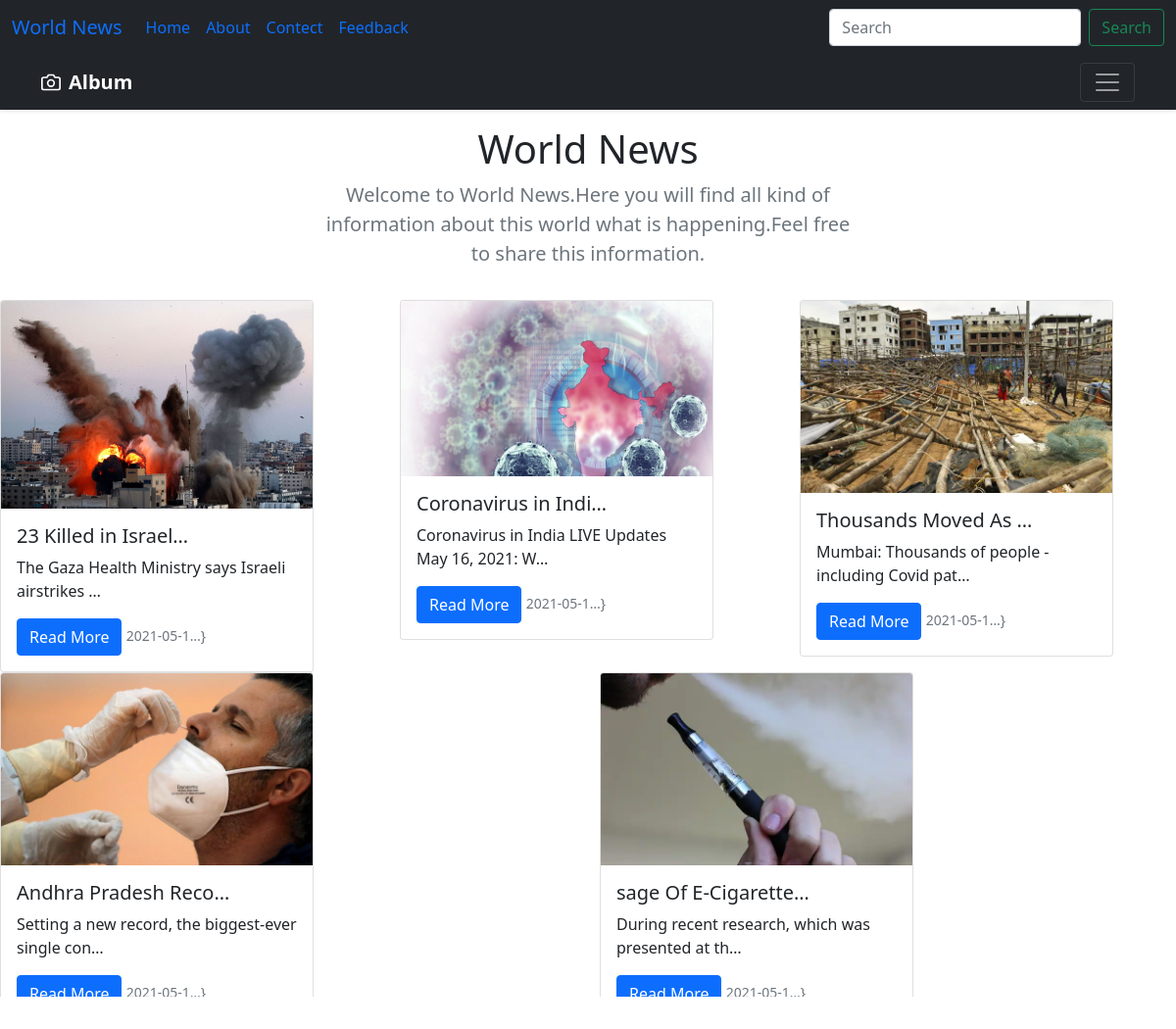
/home/, run on the app's committed database.
### blog1/models.py (models this page shows, shortened)
class post(models.Model):
    title = models.CharField(max_length=500)
    content = models.TextField(max_length=100000000)
    slug = models.SlugField(max_length=50)
    author = models.CharField(max_length=20)
    image = models.ImageField(upload_to='image/')
    timestamp = models.DateTimeField( blank=True)

### blog1/views.py (the view)
# urls.py: 2. Add a URL to urlpatterns:  path('', views.home, name='home')
def home(request):
    allpost = post.objects.all()
    context = {'allpost': allpost}
    return render(request, 'blog/home.html', context)

### template/blog/home.html (shortened to what this page needs)
{% extends 'blog/basic.html' %}
{% block body %}
<header>
  <div class="navbar navbar-dark bg-dark shadow-sm">
    <div class="container">
      <a href="/about" class="navbar-brand d-flex align-items-center">
        <strong>Album</strong>
      </a>
      <button class="navbar-toggler" type="button" data-bs-toggle="collapse" data-bs-target="#navbarHeader" aria-controls="navbarHeader" aria-expanded="false" aria-label="Toggle navigation">
        <span class="navbar-toggler-icon"></span>
      </button>
    </div>
  </div>
</header>
  <section class="text-center container">
    <div class="row py-lg-3">
      <div class="col-lg-6 col-md-8 mx-auto">
        <h1 class="fw-light">World News</h1>
        <p class="lead text-muted">Welcome to World News.Here you will find all kind of information about this world what is happening.Feel free to share this information. </p>
      </div>
    </div>
  </section>
<div class="row">
  {% for post in allpost %}
    <div class="col-sm">
      <div class="card" style="width: 20rem;">
        <img src="{{post.image.url}}" class="card-img-top">
          <div class="card-body">
            <h5 class="card-title">{{post.title|truncatechars:20}}</h5>
            <p class="card=text">{{post.content|truncatechars:50}}</p>
            <a href="/blog/{{post.title}}" target="_blank" class="btn btn-primary">Read More</a>
            <small class="text-muted">{{post.timestamp|truncatechars:10}}}</small>
        </div>
      </div>
    </div>
  {% endfor %}
</div>
{% endblock body %}

### template/blog/basic.html (shortened to what this page needs)
<!DOCTYPE html>
<html lang="en">
<head>
    <link href="https://cdn.jsdelivr.net/npm/bootstrap@5.0.1/dist/css/bootstrap.min.css" rel="stylesheet">
</head>
<body >
    <nav class="navbar navbar-expand-lg navbar-red bg-dark">
        <div class="container-fluid">
            <a class="navbar-brand" href='{% url 'basic' %}' >World News</a>
            <div class="collapse navbar-collapse" id="navbarSupportedContent">
            <ul class="navbar-nav me-auto mb-2 mb-lg-0">
                <li class="nav-item">
                <a class="nav-link active" aria-current="page" href='/home'>Home</a>
                </li>
                <li class="nav-item">
                <a class="nav-link" href="/about">About</a>
                </li>
                 <li class="nav-item">
                    <a class="nav-link" href="/contect">Contect</a>
                </li>
                 <li class="nav-item">
                    <a class="nav-link" href="/feedback">Feedback</a>
                </li>
            </ul>
                <form method="GET" action="/search" class="d-flex" >
                <input class="form-control me-2" type="search" placeholder="Search" aria-label="Search" name="query" id="query">
                <button class="btn btn-outline-success" type="submit" >Search</button>
                </form>
        </div>
    </div>
    </nav>
{% block body %}
{% endblock body %}
</body>
</html>

### data on the page
post: image (picture), title "23 Killed in Israel…", content "The Gaza Health Ministry says Israeli airstrikes …", timestamp "2021-05-1…"
post: image (picture), title "Coronavirus in Indi…", content "Coronavirus in India LIVE Updates May 16, 2021: W…", timestamp "2021-05-1…"
post: image (picture), title "Thousands Moved As …", content "Mumbai: Thousands of people - including Covid pat…", timestamp "2021-05-1…"
post: image (picture), title "Andhra Pradesh Reco…", content "Setting a new record, the biggest-ever single con…", timestamp "2021-05-1…"
post: image (picture), title "sage Of E-Cigarette…", content "During recent research, which was presented at th…", timestamp "2021-05-1…"
